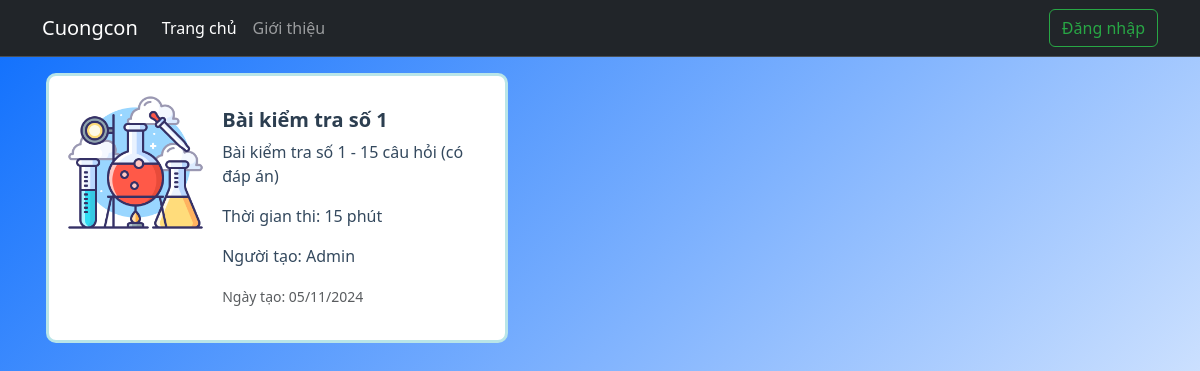
The page / on the database its author committed.
### quiz/models/quiz.py (models this page shows, shortened)
class CommonAbstract(models.Model):
    created_at = models.DateTimeField(editable=False, null=True, blank=True, verbose_name='Thời điểm tạo')
    updated_at = models.DateTimeField(auto_now_add=True, verbose_name='Thời điểm cập nhật')
    class Meta:
        ordering = ('-created_at',)
        abstract = True

class Exam(CommonAbstract):
    id = models.AutoField(auto_created=True, primary_key=True, serialize=False, verbose_name='ID')
    title = models.CharField(max_length=255, verbose_name='Tên bài kiểm tra')
    room_name = models.CharField(max_length=255, verbose_name='Tên phòng thi')
    start_time = models.DateTimeField(verbose_name='Thời gian bắt đầu')
    finish_time = models.DateTimeField(verbose_name='Thời gian kết thúc')
    time_todo = models.IntegerField(default=15, verbose_name='Thời gian làm bài (phút)')
    room_code = models.CharField(max_length=15, unique=True, verbose_name='Mã phòng thi')
    created_by = models.CharField(max_length=255, verbose_name='Người tạo')
    class Meta:
        ordering = ('-created_at',)
        verbose_name = 'QL Bài kiểm tra'
        verbose_name_plural = 'QL Bài kiểm tra'
        db_table = 'exams'

### quiz/views/index.py (the view)
# urls.py: path('', index_view, name='index'),
def index_view(request):
    exams = Exam.objects.order_by('-created_at')
    return render(request, 'quiz/index.html', {'exams': exams}, status=200)

### templates/quiz/index.html (shortened to what this page needs)
{% extends 'base.html' %}
{% load static %}
{% block content %}
<nav class="navbar navbar-expand-lg bg-dark border-bottom border-body" data-bs-theme="dark">
    <div class="container">
      <a class="navbar-brand" href="#">Cuongcon</a>
      <div class="collapse navbar-collapse" id="navbarSupportedContent">
        <ul class="navbar-nav me-auto mb-2 mb-lg-0">
          <li class="nav-item">
            <a class="nav-link active" aria-current="page" href="#">Trang chủ</a>
          </li>
          <li class="nav-item">
            <a class="nav-link" href="#">Giới thiệu</a>
          </li>
        </ul>
        {% if request.user.is_authenticated %}
          <span class="text-white" style="margin-right: 8px;">{{request.user.username}}</span>
          <a href="{% url 'logout' %}" class="btn btn-outline-success">Đăng xuất</a>
        {% else %}
          <a class="btn btn-outline-success" href="{% url 'login' %}">Đăng nhập</a>
        {% endif %}
      </div>
    </div>
</nav>
<div class="container p-3 row" style="margin: 0 auto;">
  {% for exam in exams %}
    <a class="card mb-3 col-5 nav-link p-3" style="margin-right: 24px;" href="{% url 'exam' exam.id %}">
      <div class="">
        <div class="row g-0">
          <div class="col-md-4">
            <img src="{% static 'assets/images/laboratory.png' %}" class="img-fluid rounded-start" alt="{{exam.title}}">
          </div>
          <div class="col-md-8">
            <div class="card-body">
              <h5 class="card-title">{{exam.title}}</h5>
              <p class="card-text">{{exam.title}} - 15 câu hỏi (có đáp án)</p>
              <p class="card-text">Thời gian thi: {{exam.time_todo}} phút</p>
              <p class="card-text">Người tạo: {{exam.created_by}}</p>
              <p class="card-text"><small class="text-body-secondary">Ngày tạo: {{exam.created_at|date:"d/m/Y"}}</small></p>
            </div>
          </div>
        </div>
      </div>
    </a>
  {% endfor %}
</div>
{% endblock content %}

### static/assets/css/base.css (style rules this page uses)
* { margin: 0; padding: 0; box-sizing: border-box; }
.log-reg-section form, p { width: 100%; }
ul { list-style: none; }

### rows shown on the page
Exam: title "Bài kiểm tra số 1", time_todo "15", created_by "Admin", created_at "05/11/2024"
